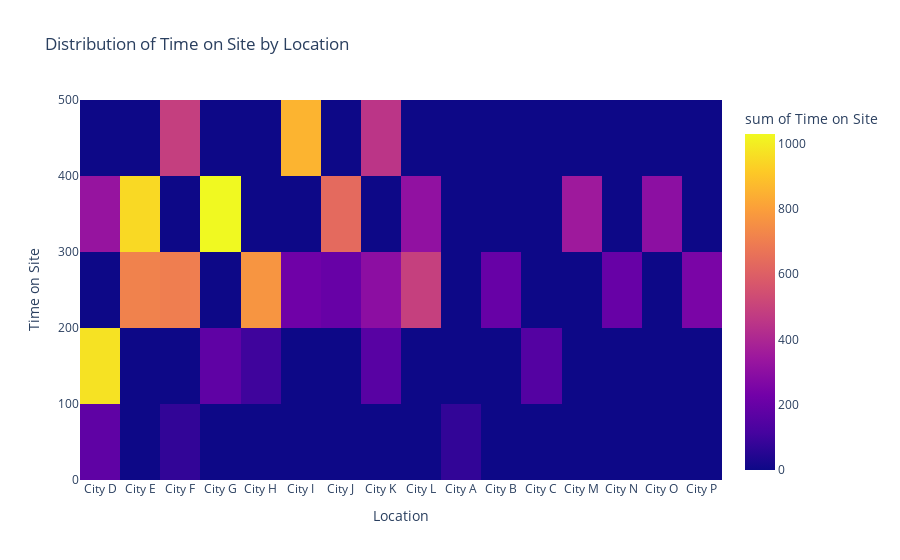

Notebook source saved alongside this figure:
### Code cell
# distribution of time on site by location


fig = px.density_heatmap(data, x='Location', y='Time on Site', z='Time on Site', title='Distribution of Time on Site by Location')
fig.show()

### Figure 1 — Plotly figure (JSON) as saved in the notebook; plotly's stock layout.template omitted (floating-point values rounded to 4 significant figures)
{"data": [{"coloraxis": "coloraxis", "histfunc": "sum", "hovertemplate": "Location=%{x}<br>Time on Site=%{y}<br>sum of Time on Site=%{z}<extra></extra>", "name": "", "type": "histogram2d", "x": ["City D", "City D", "City D", "City D", "City E", "City F", "City G", "City H", "City I", "City J", "City K", "City L", "City D", "City A", "City B", "City C", "City E", "City F", "City G", "City H", "City I", "City J", "City K", "City L", "City D", "City D", "City E", "City F", "City G", "City H", "City I", "City J", "City K", "City L", "City M", "City N", "City O", "City P", "City D", "City D", "City E", "City D", "City D", "City E", "City F", "City G", "City H", "City D", "City E", "City F"], "xaxis": "x", "xbingroup": "x", "y": [32.5, 123.5, 125.6, 327.6, 214.9, 486.3, 378.5, 289.8, 456.2, 334.9, 298.6, 312.5, 120, 75, 200, 150, 300, 250, 180, 280, 220, 200, 160, 240, 120.5, 120, 300, 250, 350, 200, 400, 300, 450, 250, 350, 200, 300, 250, 72.3, 123.6, 246.9, 75.2, 120.5, 250, 75, 300, 100, 120, 350, 200], "yaxis": "y", "ybingroup": "y", "z": [32.5, 123.5, 125.6, 327.6, 214.9, 486.3, 378.5, 289.8, 456.2, 334.9, 298.6, 312.5, 120, 75, 200, 150, 300, 250, 180, 280, 220, 200, 160, 240, 120.5, 120, 300, 250, 350, 200, 400, 300, 450, 250, 350, 200, 300, 250, 72.3, 123.6, 246.9, 75.2, 120.5, 250, 75, 300, 100, 120, 350, 200]}], "layout": {"coloraxis": {"colorbar": {"title": {"text": "sum of Time on Site"}}, "colorscale": [[0, "#0d0887"], [0.1111, "#46039f"], [0.2222, "#7201a8"], [0.3333, "#9c179e"], [0.4444, "#bd3786"], [0.5556, "#d8576b"], [0.6667, "#ed7953"], [0.7778, "#fb9f3a"], [0.8889, "#fdca26"], [1, "#f0f921"]]}, "legend": {"tracegroupgap": 0}, "title": {"text": "Distribution of Time on Site by Location"}, "xaxis": {"anchor": "y", "domain": [0, 1], "title": {"text": "Location"}}, "yaxis": {"anchor": "x", "domain": [0, 1], "title": {"text": "Time on Site"}}}}
